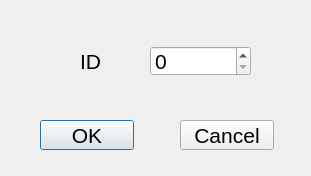
<?xml version="1.0" encoding="UTF-8"?>
<ui version="4.0">
 <class>WTDialog</class>
 <widget class="QDialog" name="WTDialog">
  <property name="geometry">
   <rect>
    <x>0</x>
    <y>0</y>
    <width>311</width>
    <height>176</height>
   </rect>
  </property>
  <property name="windowTitle">
   <string>Dialog</string>
  </property>
  <widget class="QLabel" name="label">
   <property name="geometry">
    <rect>
     <x>80</x>
     <y>51</y>
     <width>41</width>
     <height>20</height>
    </rect>
   </property>
   <property name="font">
    <font>
     <pointsize>16</pointsize>
    </font>
   </property>
   <property name="text">
    <string>ID</string>
   </property>
  </widget>
  <widget class="QSpinBox" name="spinBox">
   <property name="geometry">
    <rect>
     <x>150</x>
     <y>46</y>
     <width>101</width>
     <height>30</height>
    </rect>
   </property>
   <property name="font">
    <font>
     <pointsize>16</pointsize>
    </font>
   </property>
  </widget>
  <widget class="QPushButton" name="okButton">
   <property name="geometry">
    <rect>
     <x>40</x>
     <y>120</y>
     <width>94</width>
     <height>30</height>
    </rect>
   </property>
   <property name="font">
    <font>
     <pointsize>16</pointsize>
    </font>
   </property>
   <property name="text">
    <string>OK</string>
   </property>
  </widget>
  <widget class="QPushButton" name="cancelButton">
   <property name="geometry">
    <rect>
     <x>180</x>
     <y>120</y>
     <width>94</width>
     <height>30</height>
    </rect>
   </property>
   <property name="font">
    <font>
     <pointsize>16</pointsize>
    </font>
   </property>
   <property name="text">
    <string>Cancel</string>
   </property>
  </widget>
 </widget>
 <resources/>
 <connections/>
</ui>
